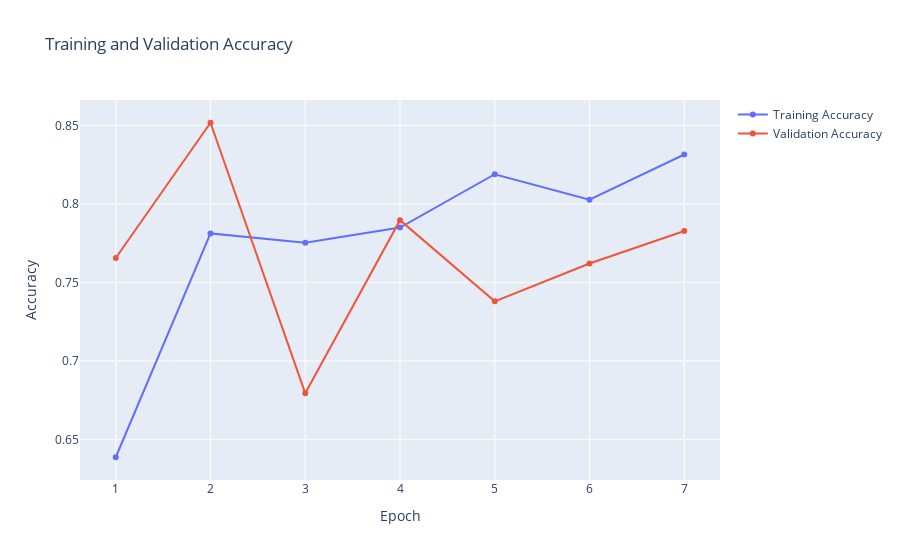
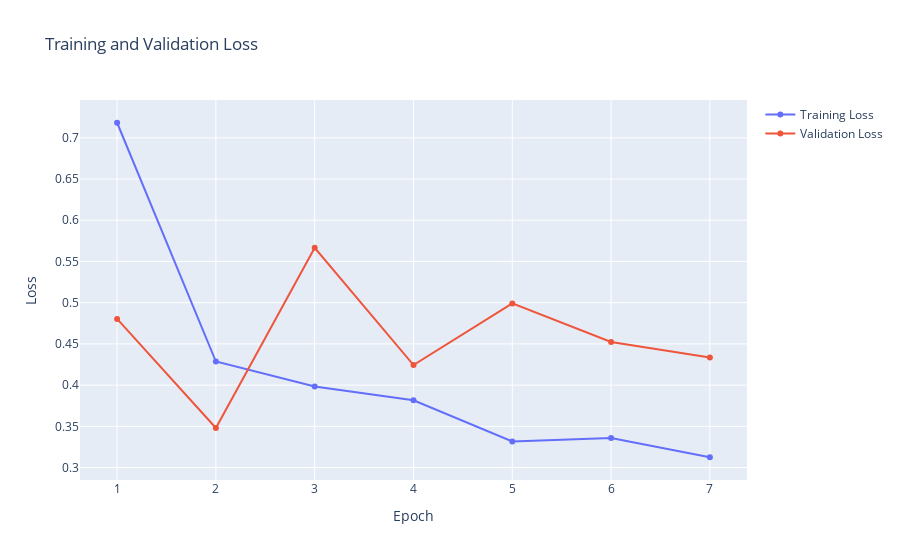

Source (notebook cell) for these figures, in order:
### Code cell
#Plot the graph
history_plot(epochs, history)

### Figure 1 — Plotly figure (JSON) as saved in the notebook; plotly's stock layout.template omitted (floating-point values rounded to 4 significant figures)
{"data": [{"name": "Training Accuracy", "type": "scatter", "x": [1, 2, 3, 4, 5, 6, 7, 8, 9, 10, 11, 12, 13, 14, 15, 16, 17, 18, 19, 20, 21, 22, 23, 24, 25, 26, 27, 28, 29, 30, 31, 32, 33, 34, 35, 36, 37, 38, 39, 40, 41, 42, 43, 44, 45, 46, 47, 48, 49, 50, 51, 52, 53, 54, 55, 56, 57, 58, 59, 60, 61, 62, 63, 64, 65, 66, 67, 68, 69, 70, 71, 72, 73, 74, 75, 76, 77, 78, 79, 80, 81, 82, 83, 84, 85, 86, 87, 88, 89, 90, 91, 92, 93, 94, 95, 96, 97, 98, 99, 100], "y": [0.6386, 0.7812, 0.7753, 0.7849, 0.8189, 0.8027, 0.8315]}, {"name": "Validation Accuracy", "type": "scatter", "x": [1, 2, 3, 4, 5, 6, 7, 8, 9, 10, 11, 12, 13, 14, 15, 16, 17, 18, 19, 20, 21, 22, 23, 24, 25, 26, 27, 28, 29, 30, 31, 32, 33, 34, 35, 36, 37, 38, 39, 40, 41, 42, 43, 44, 45, 46, 47, 48, 49, 50, 51, 52, 53, 54, 55, 56, 57, 58, 59, 60, 61, 62, 63, 64, 65, 66, 67, 68, 69, 70, 71, 72, 73, 74, 75, 76, 77, 78, 79, 80, 81, 82, 83, 84, 85, 86, 87, 88, 89, 90, 91, 92, 93, 94, 95, 96, 97, 98, 99, 100], "y": [0.7655, 0.8517, 0.6793, 0.7897, 0.7379, 0.7621, 0.7828]}], "layout": {"autosize": true, "title": {"text": "Training and Validation Accuracy"}, "xaxis": {"anchor": "y", "autorange": true, "domain": [0, 1], "range": [0.6016, 7.398], "title": {"text": "Epoch"}, "type": "linear"}, "yaxis": {"anchor": "x", "autorange": true, "domain": [0, 1], "range": [0.621, 0.8693], "title": {"text": "Accuracy"}, "type": "linear"}}}

### Figure 2 — Plotly figure (JSON) as saved in the notebook; plotly's stock layout.template omitted (floating-point values rounded to 4 significant figures)
{"data": [{"name": "Training Loss", "type": "scatter", "x": [1, 2, 3, 4, 5, 6, 7, 8, 9, 10, 11, 12, 13, 14, 15, 16, 17, 18, 19, 20, 21, 22, 23, 24, 25, 26, 27, 28, 29, 30, 31, 32, 33, 34, 35, 36, 37, 38, 39, 40, 41, 42, 43, 44, 45, 46, 47, 48, 49, 50, 51, 52, 53, 54, 55, 56, 57, 58, 59, 60, 61, 62, 63, 64, 65, 66, 67, 68, 69, 70, 71, 72, 73, 74, 75, 76, 77, 78, 79, 80, 81, 82, 83, 84, 85, 86, 87, 88, 89, 90, 91, 92, 93, 94, 95, 96, 97, 98, 99, 100], "y": [0.7183, 0.4286, 0.3983, 0.3816, 0.3315, 0.3358, 0.3125]}, {"name": "Validation Loss", "type": "scatter", "x": [1, 2, 3, 4, 5, 6, 7, 8, 9, 10, 11, 12, 13, 14, 15, 16, 17, 18, 19, 20, 21, 22, 23, 24, 25, 26, 27, 28, 29, 30, 31, 32, 33, 34, 35, 36, 37, 38, 39, 40, 41, 42, 43, 44, 45, 46, 47, 48, 49, 50, 51, 52, 53, 54, 55, 56, 57, 58, 59, 60, 61, 62, 63, 64, 65, 66, 67, 68, 69, 70, 71, 72, 73, 74, 75, 76, 77, 78, 79, 80, 81, 82, 83, 84, 85, 86, 87, 88, 89, 90, 91, 92, 93, 94, 95, 96, 97, 98, 99, 100], "y": [0.4803, 0.3479, 0.5665, 0.4243, 0.4992, 0.4524, 0.4334]}], "layout": {"autosize": true, "title": {"text": "Training and Validation Loss"}, "xaxis": {"anchor": "y", "autorange": true, "domain": [0, 1], "range": [0.6054, 7.395], "title": {"text": "Epoch"}, "type": "linear"}, "yaxis": {"anchor": "x", "autorange": true, "domain": [0, 1], "range": [0.279, 0.7518], "title": {"text": "Loss"}, "type": "linear"}}}
